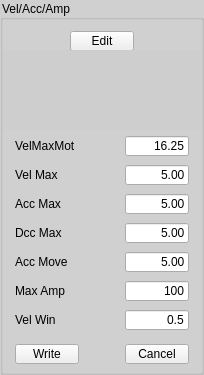
       <widget class="QGroupBox" name="gbVel">
        <property name="styleSheet">
         <string notr="true">QGroupBox {
    background-color: #d0d0d0;
}
</string>
        </property>
        <property name="title">
         <string>Vel/Acc/Amp</string>
        </property>
        <layout class="QVBoxLayout" name="verticalLayout_2">
         <property name="spacing">
          <number>0</number>
         </property>
         <property name="leftMargin">
          <number>0</number>
         </property>
         <property name="topMargin">
          <number>0</number>
         </property>
         <property name="rightMargin">
          <number>0</number>
         </property>
         <property name="bottomMargin">
          <number>0</number>
         </property>
         <item>
          <widget class="QGroupBox" name="groupBox_4">
           <property name="maximumSize">
            <size>
             <width>16777215</width>
             <height>30</height>
            </size>
           </property>
           <property name="styleSheet">
            <string notr="true">QGroupBox {
    border: none;
    margin-top: 0px;
}
</string>
           </property>
           <property name="title">
            <string/>
           </property>
           <layout class="QHBoxLayout" name="horizontalLayout_45">
            <property name="topMargin">
             <number>5</number>
            </property>
            <property name="bottomMargin">
             <number>0</number>
            </property>
            <item>
             <widget class="QPushButton" name="pushButton_2">
              <property name="minimumSize">
               <size>
                <width>0</width>
                <height>20</height>
               </size>
              </property>
              <property name="maximumSize">
               <size>
                <width>64</width>
                <height>20</height>
               </size>
              </property>
              <property name="text">
               <string>Edit</string>
              </property>
             </widget>
            </item>
           </layout>
          </widget>
         </item>
         <item>
          <spacer name="verticalSpacer_6">
           <property name="orientation">
            <enum>Qt::Orientation::Vertical</enum>
           </property>
           <property name="sizeHint" stdset="0">
            <size>
             <width>20</width>
             <height>40</height>
            </size>
           </property>
          </spacer>
         </item>
         <item>
          <spacer name="verticalSpacer_2">
           <property name="orientation">
            <enum>Qt::Orientation::Vertical</enum>
           </property>
           <property name="sizeHint" stdset="0">
            <size>
             <width>20</width>
             <height>40</height>
            </size>
           </property>
          </spacer>
         </item>
         <item>
          <widget class="QGroupBox" name="groupBox_25">
           <property name="maximumSize">
            <size>
             <width>16777215</width>
             <height>30</height>
            </size>
           </property>
           <property name="styleSheet">
            <string notr="true">QGroupBox {
    border: none;
    margin-top: 0px;
}
</string>
           </property>
           <property name="title">
            <string/>
           </property>
           <layout class="QHBoxLayout" name="horizontalLayout_18">
            <property name="topMargin">
             <number>0</number>
            </property>
            <property name="bottomMargin">
             <number>0</number>
            </property>
            <item>
             <widget class="QLabel" name="label_15">
              <property name="maximumSize">
               <size>
                <width>16777215</width>
                <height>20</height>
               </size>
              </property>
              <property name="text">
               <string>VelMaxMot</string>
              </property>
             </widget>
            </item>
            <item>
             <spacer name="horizontalSpacer_23">
              <property name="orientation">
               <enum>Qt::Orientation::Horizontal</enum>
              </property>
              <property name="sizeHint" stdset="0">
               <size>
                <width>40</width>
                <height>20</height>
               </size>
              </property>
             </spacer>
            </item>
            <item>
             <widget class="QLineEdit" name="leVelMaxMot">
              <property name="minimumSize">
               <size>
                <width>64</width>
                <height>0</height>
               </size>
              </property>
              <property name="maximumSize">
               <size>
                <width>64</width>
                <height>20</height>
               </size>
              </property>
              <property name="text">
               <string>16.25</string>
              </property>
              <property name="alignment">
               <set>Qt::AlignmentFlag::AlignRight|Qt::AlignmentFlag::AlignTrailing|Qt::AlignmentFlag::AlignVCenter</set>
              </property>
             </widget>
            </item>
           </layout>
          </widget>
         </item>
         <item>
          <widget class="QGroupBox" name="groupBox_24">
           <property name="maximumSize">
            <size>
             <width>16777215</width>
             <height>30</height>
            </size>
           </property>
           <property name="styleSheet">
            <string notr="true">QGroupBox {
    border: none;
    margin-top: 0px;
}
</string>
           </property>
           <property name="title">
            <string/>
           </property>
           <layout class="QHBoxLayout" name="horizontalLayout_17">
            <property name="topMargin">
             <number>0</number>
            </property>
            <property name="bottomMargin">
             <number>0</number>
            </property>
            <item>
             <widget class="QLabel" name="label_14">
              <property name="maximumSize">
               <size>
                <width>16777215</width>
                <height>20</height>
               </size>
              </property>
              <property name="text">
               <string>Vel Max</string>
              </property>
             </widget>
            </item>
            <item>
             <spacer name="horizontalSpacer_22">
              <property name="orientation">
               <enum>Qt::Orientation::Horizontal</enum>
              </property>
              <property name="sizeHint" stdset="0">
               <size>
                <width>40</width>
                <height>20</height>
               </size>
              </property>
             </spacer>
            </item>
            <item>
             <widget class="QLineEdit" name="leVelMax">
              <property name="minimumSize">
               <size>
                <width>64</width>
                <height>0</height>
               </size>
              </property>
              <property name="maximumSize">
               <size>
                <width>64</width>
                <height>20</height>
               </size>
              </property>
              <property name="text">
               <string>5.00</string>
              </property>
              <property name="alignment">
               <set>Qt::AlignmentFlag::AlignRight|Qt::AlignmentFlag::AlignTrailing|Qt::AlignmentFlag::AlignVCenter</set>
              </property>
             </widget>
            </item>
           </layout>
          </widget>
         </item>
         <item>
          <widget class="QGroupBox" name="groupBox_23">
           <property name="maximumSize">
            <size>
             <width>16777215</width>
             <height>30</height>
            </size>
           </property>
           <property name="styleSheet">
            <string notr="true">QGroupBox {
    border: none;
    margin-top: 0px;
}
</string>
           </property>
           <property name="title">
            <string/>
           </property>
           <layout class="QHBoxLayout" name="horizontalLayout_16">
            <property name="topMargin">
             <number>0</number>
            </property>
            <property name="bottomMargin">
             <number>0</number>
            </property>
            <item>
             <widget class="QLabel" name="label_13">
              <property name="maximumSize">
               <size>
                <width>16777215</width>
                <height>20</height>
               </size>
              </property>
              <property name="text">
               <string>Acc Max</string>
              </property>
             </widget>
            </item>
            <item>
             <spacer name="horizontalSpacer_21">
              <property name="orientation">
               <enum>Qt::Orientation::Horizontal</enum>
              </property>
              <property name="sizeHint" stdset="0">
               <size>
                <width>40</width>
                <height>20</height>
               </size>
              </property>
             </spacer>
            </item>
            <item>
             <widget class="QLineEdit" name="leAccMax">
              <property name="minimumSize">
               <size>
                <width>64</width>
                <height>0</height>
               </size>
              </property>
              <property name="maximumSize">
               <size>
                <width>64</width>
                <height>20</height>
               </size>
              </property>
              <property name="text">
               <string>5.00</string>
              </property>
              <property name="alignment">
               <set>Qt::AlignmentFlag::AlignRight|Qt::AlignmentFlag::AlignTrailing|Qt::AlignmentFlag::AlignVCenter</set>
              </property>
             </widget>
            </item>
           </layout>
          </widget>
         </item>
         <item>
          <widget class="QGroupBox" name="groupBox_26">
           <property name="maximumSize">
            <size>
             <width>16777215</width>
             <height>30</height>
            </size>
           </property>
           <property name="styleSheet">
            <string notr="true">QGroupBox {
    border: none;
    margin-top: 0px;
}
</string>
           </property>
           <property name="title">
            <string/>
           </property>
           <layout class="QHBoxLayout" name="horizontalLayout_19">
            <property name="topMargin">
             <number>0</number>
            </property>
            <property name="bottomMargin">
             <number>0</number>
            </property>
            <item>
             <widget class="QLabel" name="label_16">
              <property name="maximumSize">
               <size>
                <width>16777215</width>
                <height>20</height>
               </size>
              </property>
              <property name="text">
               <string>Dcc Max</string>
              </property>
             </widget>
            </item>
            <item>
             <spacer name="horizontalSpacer_24">
              <property name="orientation">
               <enum>Qt::Orientation::Horizontal</enum>
              </property>
              <property name="sizeHint" stdset="0">
               <size>
                <width>40</width>
                <height>20</height>
               </size>
              </property>
             </spacer>
            </item>
            <item>
             <widget class="QLineEdit" name="leDccMax">
              <property name="minimumSize">
               <size>
                <width>64</width>
                <height>0</height>
               </size>
              </property>
              <property name="maximumSize">
               <size>
                <width>64</width>
                <height>20</height>
               </size>
              </property>
              <property name="text">
               <string>5.00</string>
              </property>
              <property name="alignment">
               <set>Qt::AlignmentFlag::AlignRight|Qt::AlignmentFlag::AlignTrailing|Qt::AlignmentFlag::AlignVCenter</set>
              </property>
             </widget>
            </item>
           </layout>
          </widget>
         </item>
         <item>
          <widget class="QGroupBox" name="groupBox_22">
           <property name="maximumSize">
            <size>
             <width>16777215</width>
             <height>30</height>
            </size>
           </property>
           <property name="styleSheet">
            <string notr="true">QGroupBox {
    border: none;
    margin-top: 0px;
}
</string>
           </property>
           <property name="title">
            <string/>
           </property>
           <layout class="QHBoxLayout" name="horizontalLayout_15">
            <property name="topMargin">
             <number>0</number>
            </property>
            <property name="bottomMargin">
             <number>0</number>
            </property>
            <item>
             <widget class="QLabel" name="label_12">
              <property name="maximumSize">
               <size>
                <width>16777215</width>
                <height>20</height>
               </size>
              </property>
              <property name="text">
               <string>Acc Move</string>
              </property>
             </widget>
            </item>
            <item>
             <spacer name="horizontalSpacer_20">
              <property name="orientation">
               <enum>Qt::Orientation::Horizontal</enum>
              </property>
              <property name="sizeHint" stdset="0">
               <size>
                <width>40</width>
                <height>20</height>
               </size>
              </property>
             </spacer>
            </item>
            <item>
             <widget class="QLineEdit" name="leAccMove">
              <property name="minimumSize">
               <size>
                <width>64</width>
                <height>0</height>
               </size>
              </property>
              <property name="maximumSize">
               <size>
                <width>64</width>
                <height>20</height>
               </size>
              </property>
              <property name="text">
               <string>5.00</string>
              </property>
              <property name="alignment">
               <set>Qt::AlignmentFlag::AlignRight|Qt::AlignmentFlag::AlignTrailing|Qt::AlignmentFlag::AlignVCenter</set>
              </property>
             </widget>
            </item>
           </layout>
          </widget>
         </item>
         <item>
          <widget class="QGroupBox" name="groupBox_20">
           <property name="maximumSize">
            <size>
             <width>16777215</width>
             <height>30</height>
            </size>
           </property>
           <property name="styleSheet">
            <string notr="true">QGroupBox {
    border: none;
    margin-top: 0px;
}
</string>
           </property>
           <property name="title">
            <string/>
           </property>
           <layout class="QHBoxLayout" name="horizontalLayout_13">
            <property name="topMargin">
             <number>0</number>
            </property>
            <property name="bottomMargin">
             <number>0</number>
            </property>
            <item>
             <widget class="QLabel" name="label_10">
              <property name="maximumSize">
               <size>
                <width>16777215</width>
                <height>20</height>
               </size>
              </property>
              <property name="text">
               <string>Max Amp</string>
              </property>
             </widget>
            </item>
            <item>
             <spacer name="horizontalSpacer_18">
              <property name="orientation">
               <enum>Qt::Orientation::Horizontal</enum>
              </property>
              <property name="sizeHint" stdset="0">
               <size>
                <width>40</width>
                <height>20</height>
               </size>
              </property>
             </spacer>
            </item>
            <item>
             <widget class="QLineEdit" name="leMaxAmp">
              <property name="minimumSize">
               <size>
                <width>64</width>
                <height>0</height>
               </size>
              </property>
              <property name="maximumSize">
               <size>
                <width>64</width>
                <height>20</height>
               </size>
              </property>
              <property name="text">
               <string>100</string>
              </property>
              <property name="alignment">
               <set>Qt::AlignmentFlag::AlignRight|Qt::AlignmentFlag::AlignTrailing|Qt::AlignmentFlag::AlignVCenter</set>
              </property>
             </widget>
            </item>
           </layout>
          </widget>
         </item>
         <item>
          <widget class="QGroupBox" name="groupBox_21">
           <property name="maximumSize">
            <size>
             <width>16777215</width>
             <height>30</height>
            </size>
           </property>
           <property name="styleSheet">
            <string notr="true">QGroupBox {
    border: none;
    margin-top: 0px;
}
</string>
           </property>
           <property name="title">
            <string/>
           </property>
           <layout class="QHBoxLayout" name="horizontalLayout_14">
            <property name="topMargin">
             <number>0</number>
            </property>
            <property name="bottomMargin">
             <number>0</number>
            </property>
            <item>
             <widget class="QLabel" name="label_11">
              <property name="maximumSize">
               <size>
                <width>16777215</width>
                <height>20</height>
               </size>
              </property>
              <property name="text">
               <string>Vel Win</string>
              </property>
             </widget>
            </item>
            <item>
             <spacer name="horizontalSpacer_19">
              <property name="orientation">
               <enum>Qt::Orientation::Horizontal</enum>
              </property>
              <property name="sizeHint" stdset="0">
               <size>
                <width>40</width>
                <height>20</height>
               </size>
              </property>
             </spacer>
            </item>
            <item>
             <widget class="QLineEdit" name="leVelWin">
              <property name="minimumSize">
               <size>
                <width>64</width>
                <height>0</height>
               </size>
              </property>
              <property name="maximumSize">
               <size>
                <width>64</width>
                <height>20</height>
               </size>
              </property>
              <property name="text">
               <string>0.5</string>
              </property>
              <property name="alignment">
               <set>Qt::AlignmentFlag::AlignRight|Qt::AlignmentFlag::AlignTrailing|Qt::AlignmentFlag::AlignVCenter</set>
              </property>
             </widget>
            </item>
           </layout>
          </widget>
         </item>
         <item>
          <widget class="QGroupBox" name="groupBox_27">
           <property name="styleSheet">
            <string notr="true">QGroupBox {
    border: none;
    margin-top: 0px;
}
</string>
           </property>
           <property name="title">
            <string/>
           </property>
           <layout class="QHBoxLayout" name="horizontalLayout_20">
            <property name="topMargin">
             <number>5</number>
            </property>
            <property name="bottomMargin">
             <number>5</number>
            </property>
            <item>
             <widget class="QPushButton" name="pushButton_7">
              <property name="maximumSize">
               <size>
                <width>64</width>
                <height>20</height>
               </size>
              </property>
              <property name="text">
               <string>Write</string>
              </property>
             </widget>
            </item>
            <item>
             <spacer name="horizontalSpacer_36">
              <property name="orientation">
               <enum>Qt::Orientation::Horizontal</enum>
              </property>
              <property name="sizeHint" stdset="0">
               <size>
                <width>40</width>
                <height>20</height>
               </size>
              </property>
             </spacer>
            </item>
            <item>
             <widget class="QPushButton" name="pushButton_8">
              <property name="maximumSize">
               <size>
                <width>64</width>
                <height>20</height>
               </size>
              </property>
              <property name="text">
               <string>Cancel</string>
              </property>
             </widget>
            </item>
           </layout>
          </widget>
         </item>
        </layout>
       </widget>
